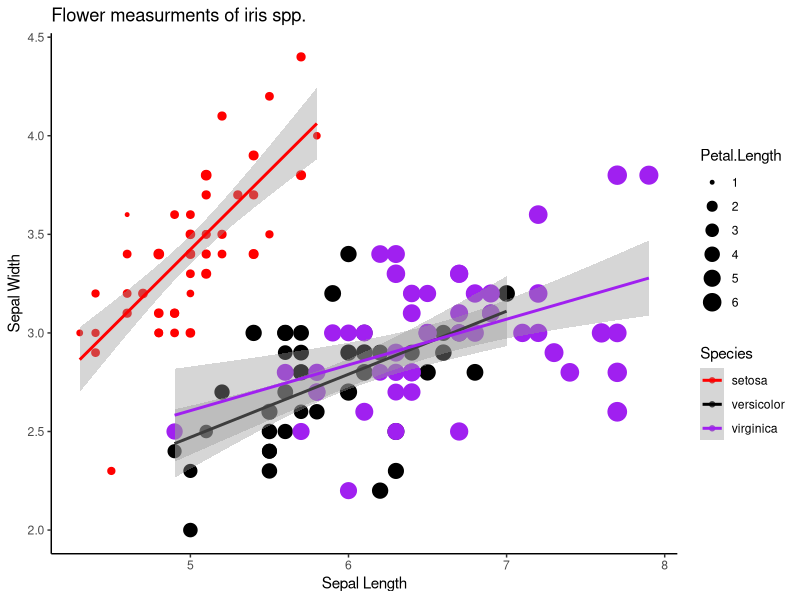
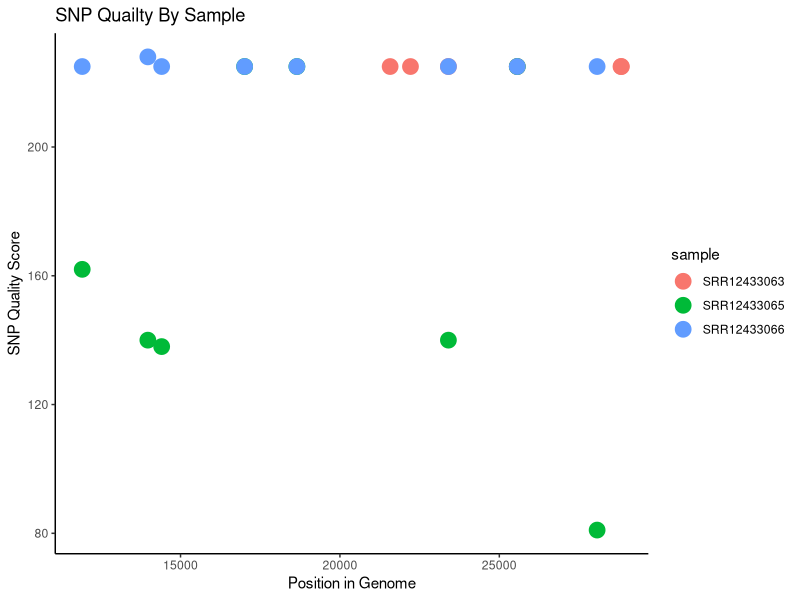

These figures' R source, in order:
# script to parse and make some plots of example SARS-CoV-2 SNP data

# Anthony Kessell
# September 16, 2024
# amkessell@dons.usfca.edu

# load packages
library(ggplot2)
library(dplyr)

# load in SNP data
snp_data <- read.csv("data/sample_snp_data.csv")

# use dplyr to subset out just the first sample from the data
sample_SRR12433063 <- snp_data %>%
  filter(sample == "SRR12433063")

# use group by and summarize to calculate mean
# of the wall column, but grouped by sample
snp_data %>%
  group_by(sample) %>%
  summarize(mean_qual = mean(qual),
            sd_quality = sd(qual))
# sample one and three are the best after running that code line

snp_data %>%
  filter(qual > 200) %>%
  group_by(sample) %>%
  tally() # counts up rows in each group

# use select to pull out only a few columns of interest
snp_data %>%
  select(sample, pos, ref, alt)

# introducing ggplot
ggplot(data = iris,
       aes(x = Sepal.Length,
           y = Sepal.Width,
           color = Species)) +
  geom_point(aes(size = Petal.Length)) +
# can add color = "some color" in the ()
# for specific color,NOT in the ggplot script above
  geom_smooth(method = "lm") +
  scale_color_manual(values = c("red", "black", "purple")) +
# scale_color_viridis_d() **this is the "universal" pallet for color blind
  labs(title = "Flower measurments of iris spp.",
       x = "Sepal Length",
       y = "Sepal Width") +
  theme_classic()

# put together dplyr and ggplot to visualize the quality score of a
# SNP call by position in the genome colored by sample, but only for
# SNPs with quality > 150

snp_data %>%
  filter(qual > 50) %>%
  filter(pos > 8000) %>%
  ggplot(aes(x = pos,
             y = qual,
             color = sample)) +
  geom_point(size = 5) +
  theme_classic() +
  labs(title = "SNP Quailty By Sample",
       x = "Position in Genome",
       y = "SNP Quality Score")
